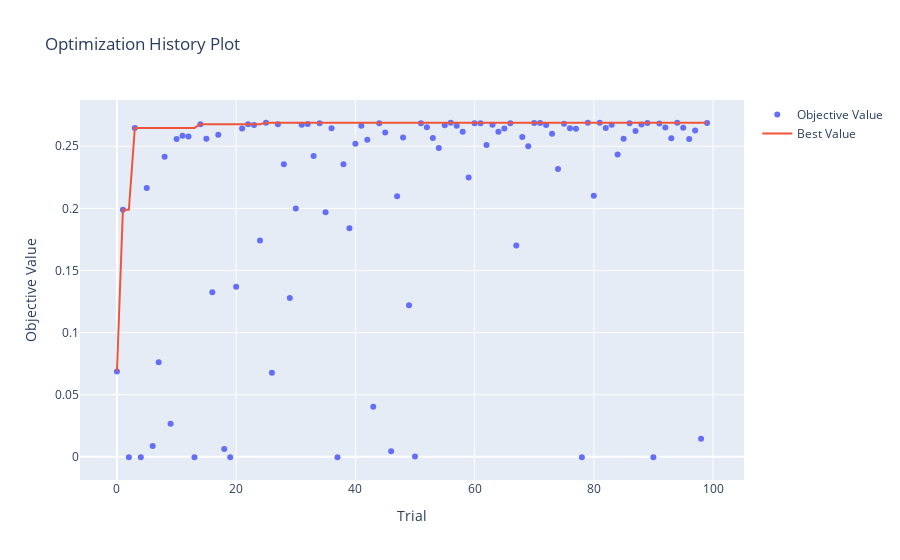

The code cell stored with this chart in its notebook:
### Code cell
from plotly.io import show

fig = optuna.visualization.plot_optimization_history(study)
show(fig)
